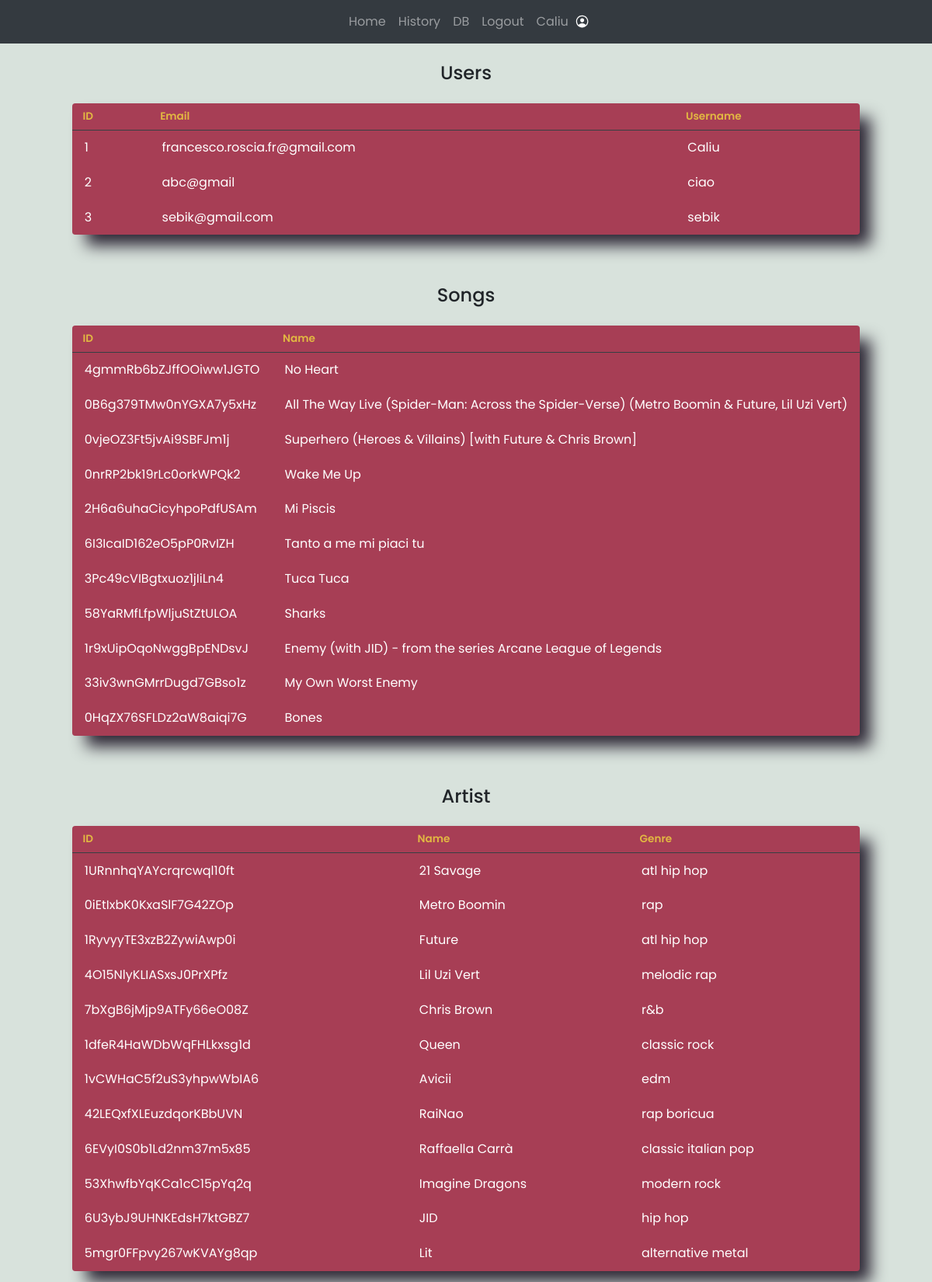
The app's page /provadb (signed in, upper part) with its own data.
### website/models.py (models this page shows)
class User(db.Model, UserMixin):
    id = db.Column(db.Integer, primary_key=True)
    email = db.Column(db.String(150), unique=True)
    password = db.Column(db.String(150))
    username = db.Column(db.String(150), unique=True)

class Song(db.Model):
    id = db.Column(db.String(150), primary_key=True)
    name = db.Column(db.String(150))

class Artist(db.Model):
    id = db.Column(db.String(150), primary_key=True)
    name = db.Column(db.String(150))
    genre = db.Column(db.String(150))

### website/views.py (the view)
@views.route('/provadb', methods=['GET']) #just for checking the date inside of the DB
def provadb():
    users = User.query.all()
    songs = Song.query.all()
    artists = Artist.query.all()
    user_song = db.session.query(user_song_rating)
    user_artist = db.session.query(user_artist_rating)
    artist_song = db.session.query(song_artist_association_table)
    return render_template("provadb.html.j2", user=current_user, list_user=users, songs = songs, artists=artists, user_song = user_song, user_artist = user_artist, artist_songs=artist_song)

### website/__init__.py (called while the page is built)
def create_app():
    app = Flask(__name__)
    app.config['SECRET_KEY'] = 'chiaveSegretaMaturita'
    app.config['SQLALCHEMY_DATABASE_URI'] = f'sqlite:///{DB_NAME}'
    db.init_app(app)
    from .views import views
    from .auth import auth
    app.register_blueprint(views, url_prefix='/')
    app.register_blueprint(auth, url_prefix='/')
    from .models import User
    with app.app_context():
        db.create_all()
    login_manager = LoginManager()
    login_manager.login_view = 'auth.login'
    login_manager.init_app(app)
    @login_manager.user_loader
    def load_user(id):
        return User.query.get(int(id))
    return app

### website/templates/provadb.html.j2 (shortened to what this page needs)
{% extends "base.html.j2" %}
{% block content %}
{% if user.username == "Caliu" %}
    <br>
    <table>
    <center><h4>Users</h4></center>
    <th>ID</th><th>Email</th><th>Username</th>
    {% for single_user in list_user %}
    <tr><td>{{single_user.id}}</td><td>{{single_user.email}}</td><td>{{single_user.username}}</td></tr>
    {% endfor %}
    </table>
    <br><br>
    <table>
    <center><h4>Songs</h4></center>
    <th>ID</th><th>Name</th>
    {% for song in songs %}
    <tr><td>{{song.id}}</td><td>{{song.name}}</td></tr>
    {% endfor %}
    </table>
    <br><br>
    <table>
    <center><h4>Artist</h4></center>
    <th>ID</th><th>Name</th><th>Genre</th>
    {% for artist in artists %}
    <tr><td>{{artist.id}}</td><td>{{artist.name}}</td><td>{{artist.genre}}</td></tr>
    {% endfor %}
    </table>
    <br><br>
    <br><br>
    <br><br>
{% endif %}
{% endblock %}

### website/templates/base.html.j2 (shortened to what this page needs)
<!DOCTYPE html>
<html lang="en">
<head>
    <link
      rel="stylesheet"
      href="https://stackpath.bootstrapcdn.com/bootstrap/4.4.1/css/bootstrap.min.css"
    />
    <link
      rel="stylesheet"
      href="https://stackpath.bootstrapcdn.com/font-awesome/4.7.0/css/font-awesome.min.css"
    />
</head>
<body>
    <nav class="navbar navbar-expand-lg navbar-dark bg-dark">
        <div class="collapse navbar-collapse" id="navbar">
            <div class="navbar-nav" style="align-items:center">
                {% if user.is_authenticated %}
                <a class="nav-item nav-link" id="home" href="/">Home</a>
                <a class="nav-item nav-link" id="history" href="/history">History</a>
                    {% if user.username == "Caliu" %}
                    <a class="nav-item nav-link" id="db" href="/provadb">DB</a>
                    {% endif %}
                <a class="nav-item nav-link" id="logout" href="/logout">Logout</a>
                <span class="nav-item nav-link" id="username-display-item" href="">{{ user.username }}</span>
                <ion-icon name="person-circle-outline" id="username-display-icon"></ion-icon>
                {% else %}
                <a class="nav-item nav-link" id="login" href="/login">Login</a>
                <a class="nav-item nav-link" id="signUp" href="/signup">Sign Up</a>
                {% endif %}
            </div>
        </div>
    </nav>
    <div class="container">
        {% block content %}
        {% endblock %}
    </div>
</body>
</html>

### website/templates/provadb.html.j2 (style rules this page uses)
.container { display: grid; justify-content: center; }
*, *:before, *:after { margin: 0; padding: 0; box-sizing: border-box; }
body { background: #D8E2DC; font-family: 'Open Sans', sans-serif; }
table { background: #A73E55; border-radius: 0.25em; border-collapse: collapse; margin: 1em; -webkit-box-shadow: 16px 16px 20px -2px rgba(46,40,54,1); -moz-box-shadow: 16px 16px 20px -2px rgba(46,40,54,1); box-shadow: 16px 16px 20px -2px rgba(46,40,54,1); }
th { border-bottom: 1px solid #364043; color: #E2B842; font-size: 0.85em; font-weight: 600; padding: 0.5em 1em; text-align: left; }
td { color: #fff; font-weight: 400; padding: 0.65em 1em; }

### website/templates/base.html.j2 (style rules this page uses)
* { font-family: 'poppins',sans-serif; }
ion-icon { color: #fff; font-size: 1.2em; top: 33.5%; }
.navbar-collapse { flex-direction: column; }

### records on screen
User: username "Caliu", id "1", email "francesco.roscia.fr@gmail.com"
User: id "2", email "abc@gmail", username "ciao"
User: id "3", email "sebik@gmail.com", username "sebik"
Song: id "4gmmRb6bZJffOOiww1JGTO", name "No Heart"
Song: id "0B6g379TMw0nYGXA7y5xHz", name "All The Way Live (Spider-Man: Across the Spider-Verse) (Metro Boomin & Future, Lil Uzi Vert)"
Song: id "0vjeOZ3Ft5jvAi9SBFJm1j", name "Superhero (Heroes & Villains) [with Future & Chris Brown]"
Song: id "0nrRP2bk19rLc0orkWPQk2", name "Wake Me Up"
Song: id "2H6a6uhaCicyhpoPdfUSAm", name "Mi Piscis"
Song: id "6I3IcaID162eO5pP0RvIZH", name "Tanto a me mi piaci tu"
Song: id "3Pc49cVIBgtxuoz1jIiLn4", name "Tuca Tuca"
Song: id "58YaRMfLfpWljuStZtULOA", name "Sharks"
Song: id "1r9xUipOqoNwggBpENDsvJ", name "Enemy (with JID) - from the series Arcane League of Legends"
Song: id "33iv3wnGMrrDugd7GBso1z", name "My Own Worst Enemy"
Song: id "0HqZX76SFLDz2aW8aiqi7G", name "Bones"
Artist: id "1URnnhqYAYcrqrcwql10ft", name "21 Savage", genre "atl hip hop"
Artist: id "0iEtIxbK0KxaSlF7G42ZOp", name "Metro Boomin", genre "rap"
Artist: id "1RyvyyTE3xzB2ZywiAwp0i", name "Future", genre "atl hip hop"
Artist: id "4O15NlyKLIASxsJ0PrXPfz", name "Lil Uzi Vert", genre "melodic rap"
Artist: id "7bXgB6jMjp9ATFy66eO08Z", name "Chris Brown", genre "r&b"
Artist: id "1dfeR4HaWDbWqFHLkxsg1d", name "Queen", genre "classic rock"
Artist: id "1vCWHaC5f2uS3yhpwWbIA6", name "Avicii", genre "edm"
Artist: id "42LEQxfXLEuzdqorKBbUVN", name "RaiNao", genre "rap boricua"
Artist: id "6EVyI0S0b1Ld2nm37m5x85", name "Raffaella Carrà", genre "classic italian pop"
Artist: id "53XhwfbYqKCa1cC15pYq2q", name "Imagine Dragons", genre "modern rock"
Artist: id "6U3ybJ9UHNKEdsH7ktGBZ7", name "JID", genre "hip hop"
Artist: id "5mgr0FFpvy267wKVAYg8qp", name "Lit", genre "alternative metal"
